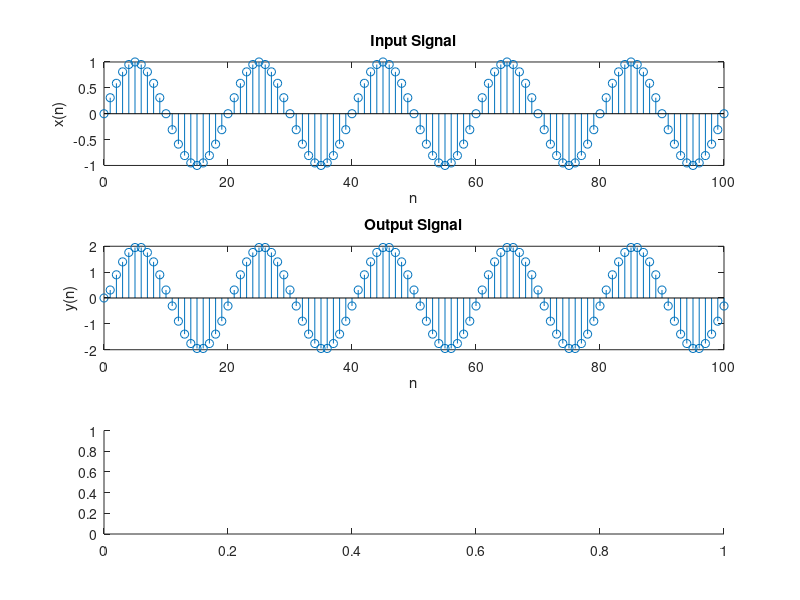

This figure's MATLAB source: (Note: this script raises an error after producing the figure.)
% Define the input signal
n = 0:100;
x = sin(0.1*pi*n); % Example input signal (sine wave)

% Compute the output of the filter
y = zeros(size(x));
y(1) = x(1);
for i = 2:length(x)
    y(i) = x(i) + x(i-1);
end

% Plot the input signal
subplot(3, 1, 1);
stem(n, x);
xlabel('n');
ylabel('x(n)');
title('Input Signal');

% Plot the output of the filter
subplot(3, 1, 2);
stem(n, y);
xlabel('n');
ylabel('y(n)');
title('Output Signal');

% Plot the block diagram
subplot(3, 1, 3);
blockDiagram = imread('block_diagram.png'); % Replace 'block_diagram.png' with the actual filename of your block diagram image
imshow(blockDiagram);
title('Implementation Scheme');
